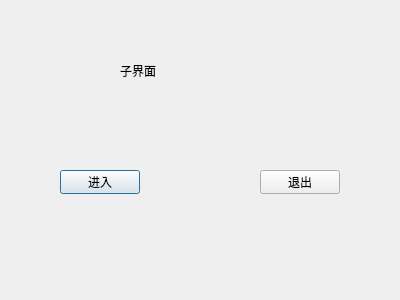
<?xml version="1.0" encoding="UTF-8"?>
<ui version="4.0">
 <class>childDialog</class>
 <widget class="QDialog" name="childDialog">
  <property name="geometry">
   <rect>
    <x>0</x>
    <y>0</y>
    <width>400</width>
    <height>300</height>
   </rect>
  </property>
  <property name="windowTitle">
   <string>Dialog</string>
  </property>
  <widget class="QPushButton" name="pushButton">
   <property name="geometry">
    <rect>
     <x>60</x>
     <y>170</y>
     <width>80</width>
     <height>24</height>
    </rect>
   </property>
   <property name="text">
    <string>进入</string>
   </property>
  </widget>
  <widget class="QPushButton" name="pushButton_2">
   <property name="geometry">
    <rect>
     <x>260</x>
     <y>170</y>
     <width>80</width>
     <height>24</height>
    </rect>
   </property>
   <property name="text">
    <string>退出</string>
   </property>
  </widget>
  <widget class="QLabel" name="label">
   <property name="geometry">
    <rect>
     <x>120</x>
     <y>40</y>
     <width>171</width>
     <height>61</height>
    </rect>
   </property>
   <property name="text">
    <string>子界面</string>
   </property>
  </widget>
 </widget>
 <resources/>
 <connections>
  <connection>
   <sender>pushButton_2</sender>
   <signal>clicked()</signal>
   <receiver>childDialog</receiver>
   <slot>reject()</slot>
   <hints>
    <hint type="sourcelabel">
     <x>293</x>
     <y>180</y>
    </hint>
    <hint type="destinationlabel">
     <x>229</x>
     <y>141</y>
    </hint>
   </hints>
  </connection>
 </connections>
</ui>
